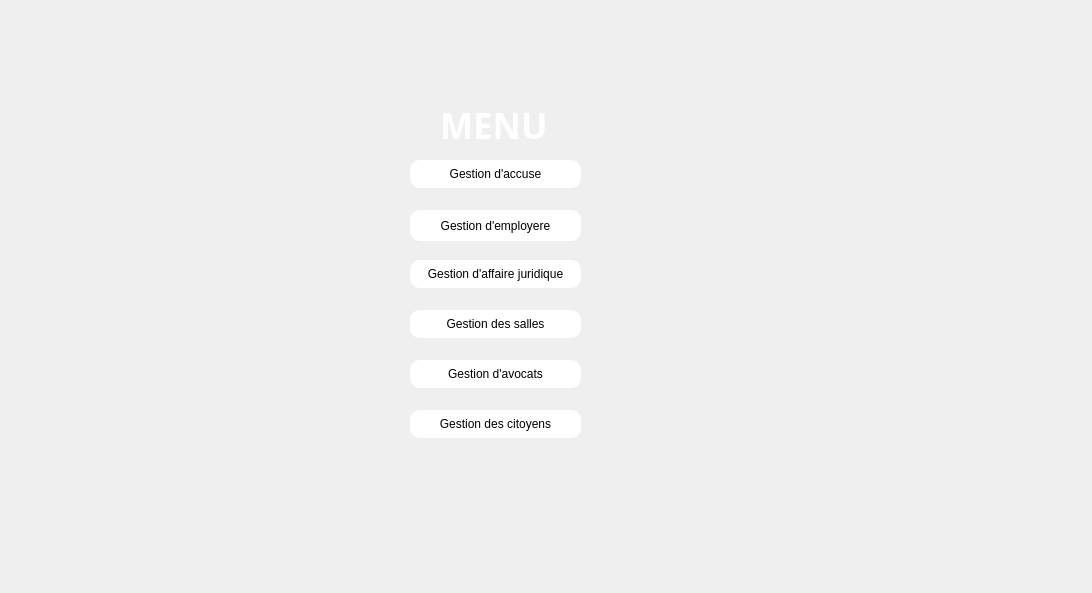
<?xml version="1.0" encoding="UTF-8"?>
<ui version="4.0">
 <class>menu</class>
 <widget class="QDialog" name="menu">
  <property name="geometry">
   <rect>
    <x>0</x>
    <y>0</y>
    <width>1092</width>
    <height>593</height>
   </rect>
  </property>
  <property name="windowTitle">
   <string>Dialog</string>
  </property>
  <property name="styleSheet">
   <string notr="true"/>
  </property>
  <widget class="QPushButton" name="menu_transport">
   <property name="geometry">
    <rect>
     <x>410</x>
     <y>360</y>
     <width>171</width>
     <height>28</height>
    </rect>
   </property>
   <property name="styleSheet">
    <string notr="true">background-color: rgb(255, 255, 255);
    border-style: outset;
    border-radius: 10px;
 </string>
   </property>
   <property name="text">
    <string>Gestion d'avocats</string>
   </property>
  </widget>
  <widget class="QPushButton" name="menu_customers">
   <property name="geometry">
    <rect>
     <x>410</x>
     <y>210</y>
     <width>171</width>
     <height>31</height>
    </rect>
   </property>
   <property name="styleSheet">
    <string notr="true">background-color: rgb(255, 255, 255);
    border-style: outset;
    border-radius: 10px;
 </string>
   </property>
   <property name="text">
    <string>Gestion d'employere</string>
   </property>
  </widget>
  <widget class="QPushButton" name="pushButton_accuser">
   <property name="geometry">
    <rect>
     <x>410</x>
     <y>160</y>
     <width>171</width>
     <height>28</height>
    </rect>
   </property>
   <property name="styleSheet">
    <string notr="true">background-color: rgb(255, 255, 255);
boder-width:5px;
    border-style: outset;
    border-radius: 10px;
 </string>
   </property>
   <property name="text">
    <string>Gestion d'accuse</string>
   </property>
  </widget>
  <widget class="QPushButton" name="menu_missions">
   <property name="geometry">
    <rect>
     <x>410</x>
     <y>310</y>
     <width>171</width>
     <height>28</height>
    </rect>
   </property>
   <property name="styleSheet">
    <string notr="true">background-color: rgb(255, 255, 255);
    border-style: outset;
    border-radius: 10px;
 </string>
   </property>
   <property name="text">
    <string>Gestion des salles</string>
   </property>
  </widget>
  <widget class="QPushButton" name="menu_sponsor">
   <property name="geometry">
    <rect>
     <x>410</x>
     <y>260</y>
     <width>171</width>
     <height>28</height>
    </rect>
   </property>
   <property name="styleSheet">
    <string notr="true">background-color: rgb(255, 255, 255);
    border-style: outset;
    border-radius: 10px;
 </string>
   </property>
   <property name="text">
    <string>Gestion d'affaire juridique</string>
   </property>
  </widget>
  <widget class="QLabel" name="label">
   <property name="geometry">
    <rect>
     <x>440</x>
     <y>100</y>
     <width>171</width>
     <height>51</height>
    </rect>
   </property>
   <property name="font">
    <font>
     <family>Roman</family>
     <pointsize>26</pointsize>
     <weight>75</weight>
     <bold>true</bold>
    </font>
   </property>
   <property name="styleSheet">
    <string notr="true">color: rgb(255, 255, 255);</string>
   </property>
   <property name="text">
    <string>MENU</string>
   </property>
   <property name="textFormat">
    <enum>Qt::PlainText</enum>
   </property>
  </widget>
  <widget class="QPushButton" name="menu_missions_2">
   <property name="geometry">
    <rect>
     <x>410</x>
     <y>410</y>
     <width>171</width>
     <height>28</height>
    </rect>
   </property>
   <property name="styleSheet">
    <string notr="true">background-color: rgb(255, 255, 255);
    border-style: outset;
    border-radius: 10px;
 </string>
   </property>
   <property name="text">
    <string>Gestion des citoyens</string>
   </property>
  </widget>
  <widget class="QLabel" name="label_2">
   <property name="geometry">
    <rect>
     <x>-10</x>
     <y>-10</y>
     <width>1111</width>
     <height>631</height>
    </rect>
   </property>
   <property name="text">
    <string/>
   </property>
   <property name="pixmap">
    <pixmap>court backg.png</pixmap>
   </property>
  </widget>
  <zorder>label_2</zorder>
  <zorder>menu_transport</zorder>
  <zorder>menu_customers</zorder>
  <zorder>pushButton_accuser</zorder>
  <zorder>menu_missions</zorder>
  <zorder>menu_sponsor</zorder>
  <zorder>label</zorder>
  <zorder>menu_missions_2</zorder>
 </widget>
 <resources/>
 <connections/>
</ui>
